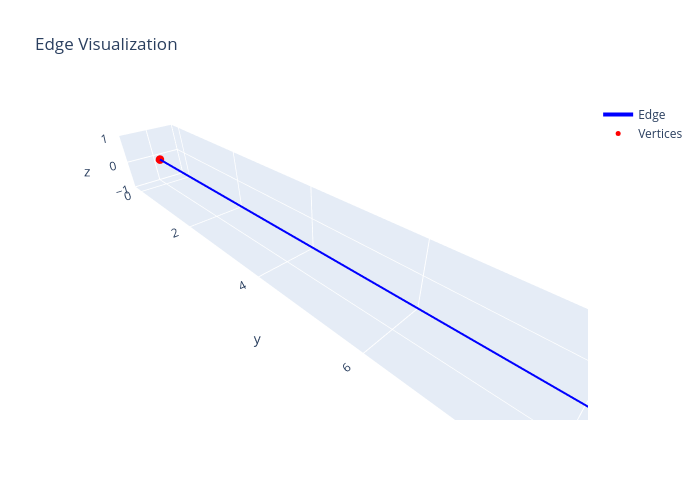

The notebook cell this image was saved under:
### Code cell
def show_edge(edge, vertex_size=5):
    """Visualize an edge using Plotly"""
    fig = go.Figure()
    
    # Get edge vertices
    start, end = edge.Vertices()
    p1 = start.Coordinates()
    p2 = end.Coordinates()
    
    # Draw edge
    fig.add_trace(go.Scatter3d(
        x=[p1[0], p2[0]], y=[p1[1], p2[1]], z=[p1[2], p2[2]],
        mode='lines',
        line=dict(color='blue', width=4),
        name='Edge'
    ))
    
    # Draw vertices
    fig.add_trace(go.Scatter3d(
        x=[p1[0], p2[0]], y=[p1[1], p2[1]], z=[p1[2], p2[2]],
        mode='markers',
        marker=dict(size=vertex_size, color='red'),
        name='Vertices'
    ))
    
    fig.update_layout(
        title='Edge Visualization',
        scene=dict(aspectmode='data'),
        width=700, height=500
    )
    
    return fig

show_edge(e1, vertex_size=5).show()

### Figure 1 — Plotly figure (JSON) as saved in the notebook; plotly's stock layout.template omitted (floating-point values rounded to 4 significant figures)
{"data": [{"line": {"color": "blue", "width": 4}, "mode": "lines", "name": "Edge", "type": "scatter3d", "x": [10, 10], "y": [0, 10], "z": [0, 0]}, {"marker": {"color": "red", "size": 5}, "mode": "markers", "name": "Vertices", "type": "scatter3d", "x": [10, 10], "y": [0, 10], "z": [0, 0]}], "layout": {"height": 500, "scene": {"aspectmode": "data"}, "title": {"text": "Edge Visualization"}, "width": 700}}
